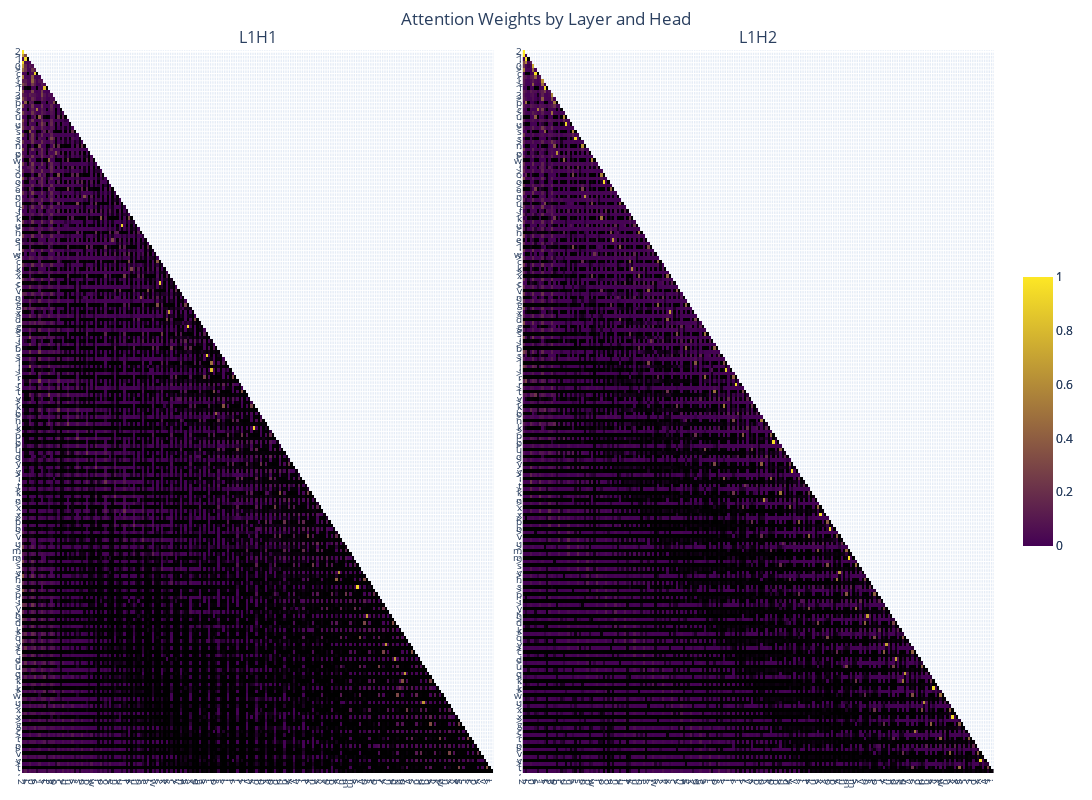

The cell this chart's notebook holds for it:
### Markdown cell above
### Layer 1
- The `>` and `;` tokens attend to and are attended to by all tokens. They attend to `[0, 1, 2, 3]` more.
- a-z rarely attend to each other
- Sometimes letters will attend to the same letter in the past but not itself (depends on letter and distance)
- RoPE effect is pretty clear, leading to letters attending to the most recent `>` commonly
- **Surprisingly, in `a>b`, b will almost never attend to `a`, defying expectations**. Instead, they will commonly
  attend to the most recent `>` token. Sometimes, in the case where `...>a;a>...`, the `a` token will attend to the previous `a` token. Sometimes, in the case where `...>a;...;a>...`, this will also occur.
- Letters that directly follow a number (e.g. `2>f`) will typically *somewhat* attend to their number



- update: L1 attends to previous tokens of same kind in mid-distance, L2 for close distance

### Code cell
weights = [attn_weight.detach().cpu().numpy()[0] for attn_weight in attn_weights]
plotly_fig = get_fig(weights, list(prompt), base_height=800, selected_layers=[0], selected_heads=[0, 1], selected_x_toks=list(range(200)), selected_y_toks=list(range(200)))
plotly_fig.write_html("l1_attn_map.html")
plotly_fig.show()

### Figure 1 — Plotly figure (JSON) as saved in the notebook; plotly's stock layout.template omitted (floating-point values rounded to 4 significant figures; data arrays with more than 128 entries replaced by an {"elided": "..."} marker saying what was removed)
{"data": [{"colorbar": {"len": 0.4}, "colorscale": [[0, "black"], [0.001, "rgb(68,1,84)"], [1, "rgb(253,231,37)"]], "type": "heatmap", "x": {"elided": "200 int values"}, "xaxis": "x", "y": {"elided": "200 int values"}, "yaxis": "y", "z": {"elided": "200x200 float values"}, "zmax": 1, "zmin": 0}, {"colorbar": {"len": 0.4}, "colorscale": [[0, "black"], [0.001, "rgb(68,1,84)"], [1, "rgb(253,231,37)"]], "type": "heatmap", "x": {"elided": "200 int values"}, "xaxis": "x2", "y": {"elided": "200 int values"}, "yaxis": "y2", "z": {"elided": "200x200 float values"}, "zmax": 1, "zmin": 0}], "layout": {"annotations": [{"font": {"size": 16}, "showarrow": false, "text": "L1H1", "x": 0.2425, "xanchor": "center", "xref": "paper", "y": 1, "yanchor": "bottom", "yref": "paper"}, {"font": {"size": 16}, "showarrow": false, "text": "L1H2", "x": 0.7575, "xanchor": "center", "xref": "paper", "y": 1, "yanchor": "bottom", "yref": "paper"}], "height": 800, "margin": {"b": 20, "l": 20, "r": 20, "t": 50}, "showlegend": false, "title": {"text": "Attention Weights by Layer and Head", "x": 0.5}, "width": 1600, "xaxis": {"anchor": "y", "domain": [0, 0.485], "tickfont": {"size": 10}, "tickmode": "array", "ticktext": {"elided": "200 str values"}, "tickvals": {"elided": "200 int values"}, "type": "linear"}, "xaxis2": {"anchor": "y2", "domain": [0.515, 1], "tickfont": {"size": 10}, "tickmode": "array", "ticktext": {"elided": "200 str values"}, "tickvals": {"elided": "200 int values"}, "type": "linear"}, "yaxis": {"anchor": "x", "autorange": "reversed", "domain": [0, 1], "tickfont": {"size": 10}, "tickmode": "array", "ticktext": {"elided": "200 str values"}, "tickvals": {"elided": "200 int values"}, "type": "linear"}, "yaxis2": {"anchor": "x2", "autorange": "reversed", "domain": [0, 1], "tickfont": {"size": 10}, "tickmode": "array", "ticktext": {"elided": "200 str values"}, "tickvals": {"elided": "200 int values"}, "type": "linear"}}}
